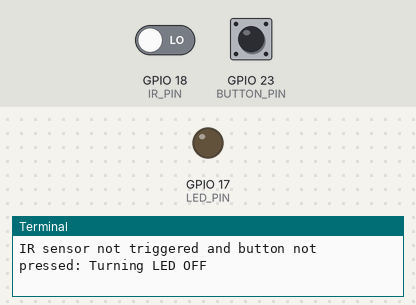
This program was run on a simulated Raspberry Pi (BCM pin numbers). Shown: output pins drawn as LEDs (lit = HIGH), the last lines printed to the terminal. The test bench sets the inputs (shaded band); at power-on: GPIO 18 (IR_PIN) LOW, GPIO 23 (BUTTON_PIN) LOW.

Above: at 1.2 s.
1.3 s: GPIO 18 (IR_PIN) driven HIGH
At 2.5 s:
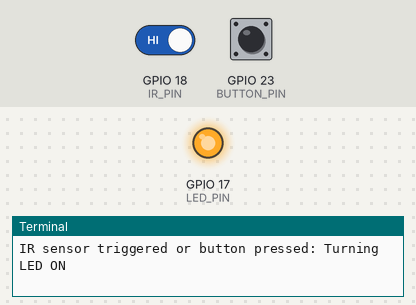
2.8 s: GPIO 18 (IR_PIN) driven LOW
At 4.0 s:
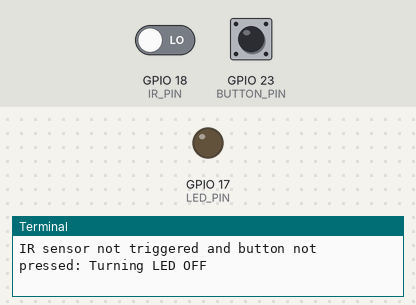
4.3 s: GPIO 23 (BUTTON_PIN) pulled HIGH for 3.2 s
At 5.6 s:
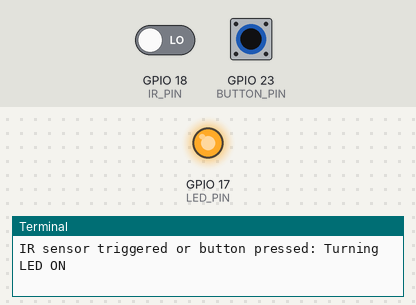
Timing chart, 0 to 9.0 s (numbered marks = the images above; inputs shaded):
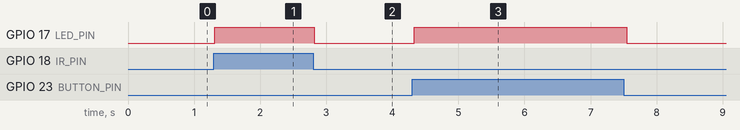

Measured:
- after the input at 1.3 s, GPIO 17 (LED_PIN): LOW → HIGH at once
- after the input at 2.8 s, GPIO 17 (LED_PIN): HIGH → LOW at once
- after the input at 4.3 s, GPIO 17 (LED_PIN): LOW → HIGH at once, → LOW 3.2 s later

The program:

qn4.py
```python
#raspberry qn 4
import RPi.GPIO as GPIO
import time

# GPIO pins for IR sensor, push button, and LED
IR_PIN = 18
BUTTON_PIN = 23
LED_PIN = 17

def setup():
    GPIO.setmode(GPIO.BCM)
    GPIO.setup(IR_PIN, GPIO.IN)
    GPIO.setup(BUTTON_PIN, GPIO.IN)
    GPIO.setup(LED_PIN, GPIO.OUT)
    GPIO.output(LED_PIN, GPIO.LOW)

def main():
    try:
        setup()
        while True:
            ir_state = GPIO.input(IR_PIN)
            button_state = GPIO.input(BUTTON_PIN)

            # Check if IR sensor is triggered or button is pressed
            if ir_state == GPIO.HIGH or button_state == GPIO.HIGH:
                print("IR sensor triggered or button pressed: Turning LED ON")
                GPIO.output(LED_PIN, GPIO.HIGH)
            else:
                print("IR sensor not triggered and button not pressed: Turning LED OFF")
                GPIO.output(LED_PIN, GPIO.LOW)

            time.sleep(0.1)
    except KeyboardInterrupt:
        GPIO.cleanup()

if __name__ == "__main__":
    main()
```
